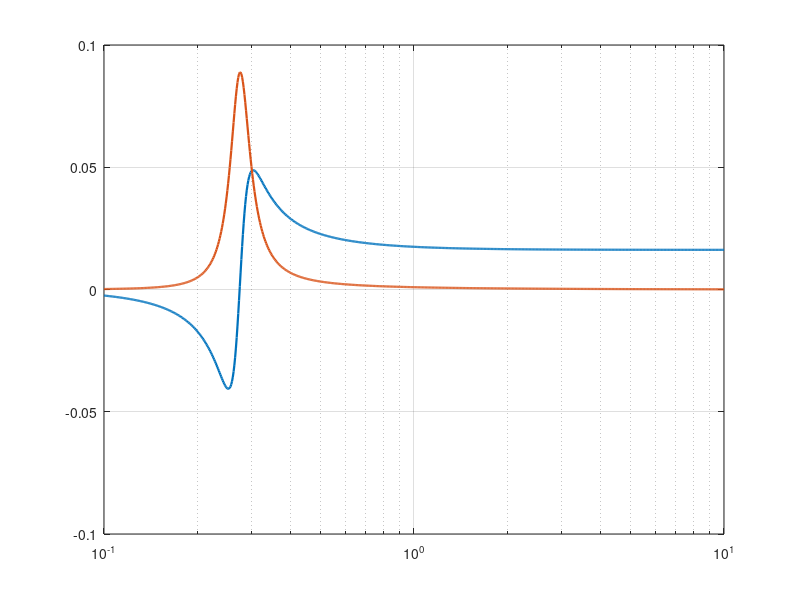

Recreate this plot in MATLAB. (Note: this script raises an error after producing the figure.)
clc; clear; close all;
%三个算子的分布
%% ---- Parameters ----
theta = 0.18;
kap_e = 2.00;
kap_c = 0.15;
sigma = 0.10;

Om_min = 0.1;
Om_max = 10;
Npts   = 800;
Om = logspace(log10(Om_min), log10(Om_max), Npts).';

%% ---- Core operator ----
den = kap_e*Om.^2 - 1i*sigma*Om - kap_c;
K   = (theta^2).*Om.^2 ./ den;

Kr = real(K);
Ki = imag(K);

Ceq = Ki ./ max(Om,1e-12);

Om_e = sqrt(kap_c/kap_e);
fprintf('Omega_e = sqrt(kap_c/kap_e) = %.6f\n', Om_e);
fprintf('K_HF = theta^2/kap_e = %.6f\n', theta^2/kap_e);
fprintf('M_LF = theta^2/kap_c = %.6f\n', theta^2/kap_c);

%% ==============================================================
%  Split A: HF-anchored stiffness (constant Keq)
% ==============================================================
Keq_A = (theta^2)/kap_e * ones(size(Om));        % constant
Meq_A = (Keq_A - Kr) ./ max(Om.^2,1e-12);        % residual inertia

%% ==============================================================
%  Split B (RECOMMENDED): LF-anchored inertia (constant Meq)
%  Meq fixed to LF limit; Keq becomes frequency dependent
% ==============================================================
Meq_B = (theta^2)/kap_c * ones(size(Om));        % constant inertia
Keq_B = Kr + Om.^2 .* Meq_B;                     % stiffness compensation

%% ---- Plot 1: Kr & Ki ----
figure('Color','w','Position',[100 100 900 420]);
semilogx(Om, Kr, 'LineWidth',1.6); hold on;
semilogx(Om, Ki, 'LineWidth',1.6);
grid on; box on;
xline(Om_e,'k--','\Omega_e','LabelOrientation','horizontal');
xlabel('\Omega (log scale)'); ylabel('\mathcal{K}_r(\Omega), \mathcal{K}_i(\Omega)');
title('Real/Imag parts of \mathcal{K}(\Omega)');
legend('\mathcal{K}_r','\mathcal{K}_i','Location','best');

%% ---- Plot 2: Ceq ----
figure('Color','w','Position',[130 130 900 360]);
semilogx(Om, Ceq, 'LineWidth',1.8);
grid on; box on;
xline(Om_e,'k--','\Omega_e','LabelOrientation','horizontal');
xlabel('\Omega (log scale)'); ylabel('C_{eq}(\Omega)=Im(\mathcal{K})/\Omega');
title('Equivalent damping (unique definition)');

%% ---- Plot 3: Compare splits ----
figure('Color','w','Position',[160 160 1120 420]);
tiledlayout(1,3,'Padding','compact','TileSpacing','compact');

% Inertia
nexttile;
semilogx(Om, Meq_A, 'LineWidth',1.5); hold on;
semilogx(Om, Meq_B, 'LineWidth',1.5);
grid on; box on;
xline(Om_e,'k--');
xlabel('\Omega'); ylabel('M_{eq}(\Omega)');
title('Equivalent inertia');
legend('Split A: HF-anchored','Split B: LF-anchored','Location','best');

% Stiffness
nexttile;
semilogx(Om, Keq_A, 'LineWidth',1.5); hold on;
semilogx(Om, Keq_B, 'LineWidth',1.5);
grid on; box on;
xline(Om_e,'k--');
xlabel('\Omega'); ylabel('K_{eq}(\Omega)');
title('Equivalent stiffness');
legend('Split A: HF-anchored','Split B: LF-anchored','Location','best');

% Damping (same for both)
nexttile;
semilogx(Om, Ceq, 'LineWidth',1.8);
grid on; box on;
xline(Om_e,'k--');
xlabel('\Omega'); ylabel('C_{eq}(\Omega)');
title('Equivalent damping (unique)');

%% ---- Useful peak info ----
[Cmax, iC] = max(Ceq);
fprintf('Ceq peak = %.6f at Omega = %.6f\n', Cmax, Om(iC));
